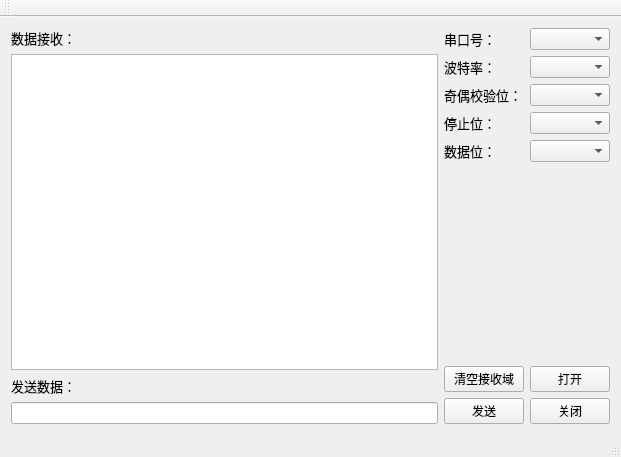
<?xml version="1.0" encoding="UTF-8"?>
<ui version="4.0">
 <class>MainWindow</class>
 <widget class="QMainWindow" name="MainWindow">
  <property name="geometry">
   <rect>
    <x>0</x>
    <y>0</y>
    <width>621</width>
    <height>457</height>
   </rect>
  </property>
  <property name="minimumSize">
   <size>
    <width>621</width>
    <height>457</height>
   </size>
  </property>
  <property name="maximumSize">
   <size>
    <width>621</width>
    <height>457</height>
   </size>
  </property>
  <property name="windowTitle">
   <string>MainWindow</string>
  </property>
  <widget class="QWidget" name="centralWidget">
   <layout class="QHBoxLayout" name="horizontalLayout_6">
    <item>
     <layout class="QHBoxLayout" name="horizontalLayout_5">
      <item>
       <layout class="QVBoxLayout" name="verticalLayout_3">
        <item>
         <widget class="QLabel" name="label">
          <property name="text">
           <string>&lt;html&gt;&lt;head/&gt;&lt;body&gt;&lt;p&gt;&lt;span style=&quot; font-size:10pt;&quot;&gt;数据接收：&lt;/span&gt;&lt;/p&gt;&lt;/body&gt;&lt;/html&gt;</string>
          </property>
         </widget>
        </item>
        <item>
         <widget class="QTextBrowser" name="textBrowser"/>
        </item>
        <item>
         <widget class="QLabel" name="label_2">
          <property name="text">
           <string>&lt;html&gt;&lt;head/&gt;&lt;body&gt;&lt;p&gt;&lt;span style=&quot; font-size:10pt;&quot;&gt;发送数据：&lt;/span&gt;&lt;/p&gt;&lt;/body&gt;&lt;/html&gt;</string>
          </property>
         </widget>
        </item>
        <item>
         <widget class="QLineEdit" name="lineEdit_send"/>
        </item>
       </layout>
      </item>
      <item>
       <layout class="QVBoxLayout" name="verticalLayout_11">
        <item>
         <layout class="QHBoxLayout" name="horizontalLayout">
          <item>
           <layout class="QVBoxLayout" name="verticalLayout">
            <item>
             <widget class="QLabel" name="label_3">
              <property name="text">
               <string>&lt;html&gt;&lt;head/&gt;&lt;body&gt;&lt;p&gt;&lt;span style=&quot; font-size:10pt;&quot;&gt;串口号：&lt;/span&gt;&lt;/p&gt;&lt;/body&gt;&lt;/html&gt;</string>
              </property>
             </widget>
            </item>
            <item>
             <widget class="QLabel" name="label_4">
              <property name="text">
               <string>&lt;html&gt;&lt;head/&gt;&lt;body&gt;&lt;p&gt;&lt;span style=&quot; font-size:10pt;&quot;&gt;波特率：&lt;/span&gt;&lt;/p&gt;&lt;/body&gt;&lt;/html&gt;</string>
              </property>
             </widget>
            </item>
            <item>
             <widget class="QLabel" name="label_5">
              <property name="text">
               <string>&lt;html&gt;&lt;head/&gt;&lt;body&gt;&lt;p&gt;&lt;span style=&quot; font-size:10pt;&quot;&gt;奇偶校验位：&lt;/span&gt;&lt;/p&gt;&lt;/body&gt;&lt;/html&gt;</string>
              </property>
             </widget>
            </item>
            <item>
             <widget class="QLabel" name="label_6">
              <property name="text">
               <string>&lt;html&gt;&lt;head/&gt;&lt;body&gt;&lt;p&gt;&lt;span style=&quot; font-size:10pt;&quot;&gt;停止位：&lt;/span&gt;&lt;/p&gt;&lt;/body&gt;&lt;/html&gt;</string>
              </property>
             </widget>
            </item>
            <item>
             <widget class="QLabel" name="label_8">
              <property name="text">
               <string>&lt;html&gt;&lt;head/&gt;&lt;body&gt;&lt;p&gt;&lt;span style=&quot; font-size:10pt;&quot;&gt;数据位：&lt;/span&gt;&lt;/p&gt;&lt;/body&gt;&lt;/html&gt;</string>
              </property>
             </widget>
            </item>
           </layout>
          </item>
          <item>
           <layout class="QVBoxLayout" name="verticalLayout_2">
            <item>
             <widget class="QComboBox" name="comboBox_portName"/>
            </item>
            <item>
             <widget class="QComboBox" name="comboBox_baudRate"/>
            </item>
            <item>
             <widget class="QComboBox" name="comboBox_parity"/>
            </item>
            <item>
             <widget class="QComboBox" name="comboBox_stopBit"/>
            </item>
            <item>
             <widget class="QComboBox" name="comboBox_dataBit"/>
            </item>
           </layout>
          </item>
         </layout>
        </item>
        <item>
         <layout class="QVBoxLayout" name="verticalLayout_10">
          <item>
           <spacer name="verticalSpacer_2">
            <property name="orientation">
             <enum>Qt::Vertical</enum>
            </property>
            <property name="sizeHint" stdset="0">
             <size>
              <width>20</width>
              <height>108</height>
             </size>
            </property>
           </spacer>
          </item>
          <item>
           <spacer name="verticalSpacer_3">
            <property name="orientation">
             <enum>Qt::Vertical</enum>
            </property>
            <property name="sizeHint" stdset="0">
             <size>
              <width>20</width>
              <height>108</height>
             </size>
            </property>
           </spacer>
          </item>
         </layout>
        </item>
        <item>
         <layout class="QHBoxLayout" name="horizontalLayout_2">
          <item>
           <layout class="QVBoxLayout" name="verticalLayout_5">
            <item>
             <widget class="QPushButton" name="pushButton">
              <property name="text">
               <string>清空接收域</string>
              </property>
             </widget>
            </item>
            <item>
             <widget class="QPushButton" name="pushButton_send">
              <property name="text">
               <string>发送</string>
              </property>
             </widget>
            </item>
           </layout>
          </item>
          <item>
           <layout class="QVBoxLayout" name="verticalLayout_4">
            <item>
             <widget class="QPushButton" name="pushButton_open">
              <property name="text">
               <string>打开</string>
              </property>
             </widget>
            </item>
            <item>
             <widget class="QPushButton" name="pushButton_close">
              <property name="text">
               <string>关闭</string>
              </property>
             </widget>
            </item>
           </layout>
          </item>
         </layout>
        </item>
       </layout>
      </item>
     </layout>
    </item>
   </layout>
  </widget>
  <widget class="QMenuBar" name="menuBar">
   <property name="geometry">
    <rect>
     <x>0</x>
     <y>0</y>
     <width>621</width>
     <height>23</height>
    </rect>
   </property>
  </widget>
  <widget class="QToolBar" name="mainToolBar">
   <attribute name="toolBarArea">
    <enum>TopToolBarArea</enum>
   </attribute>
   <attribute name="toolBarBreak">
    <bool>false</bool>
   </attribute>
  </widget>
  <widget class="QStatusBar" name="statusBar"/>
 </widget>
 <layoutdefault spacing="6" margin="11"/>
 <resources/>
 <connections/>
</ui>
